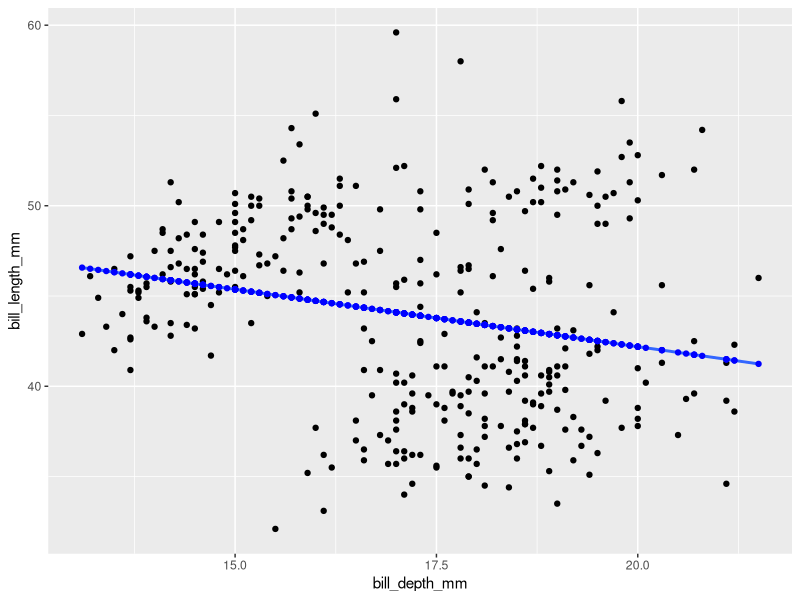
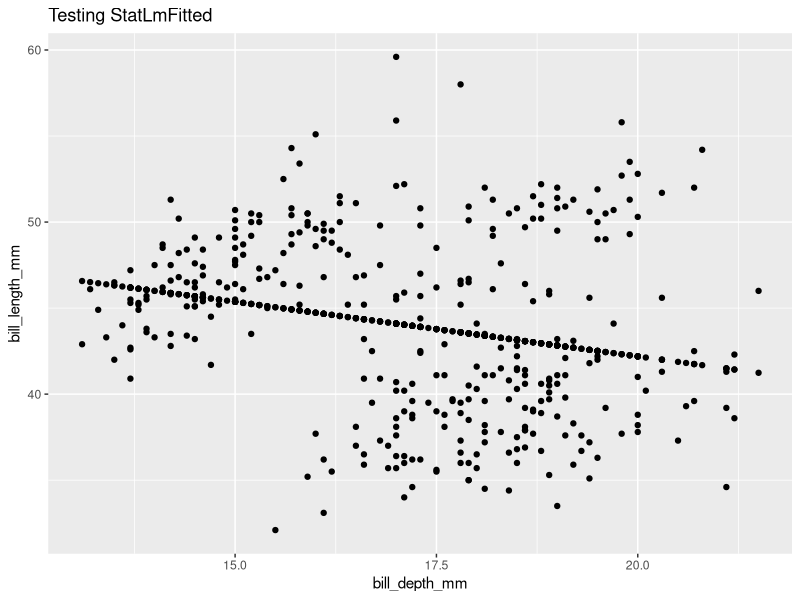
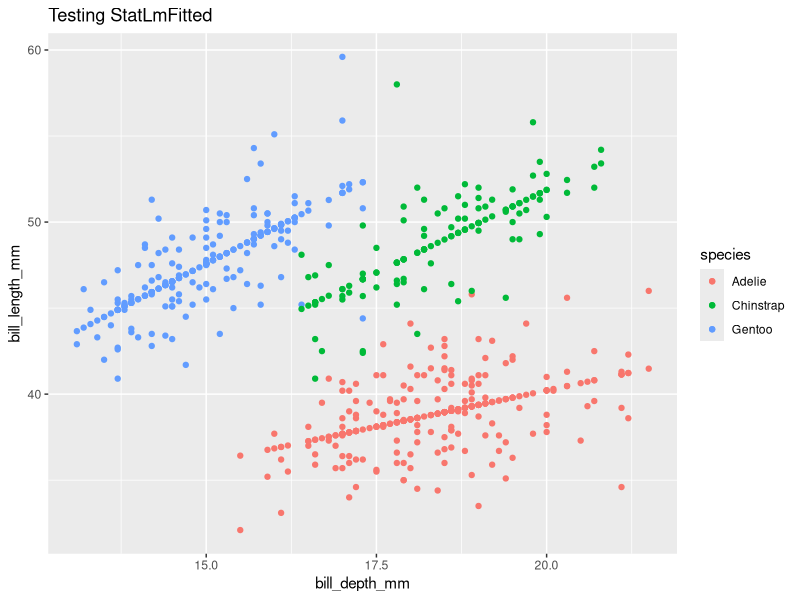
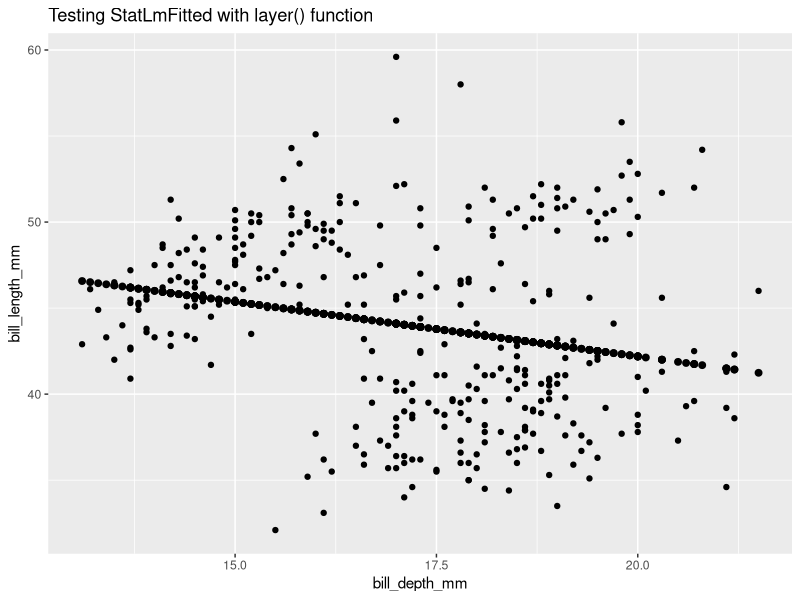

Generate these figures, in order, with R: (Note: this script raises an error after producing the figures.)
## ---- chunk 1
#| label: fitted_1

library(tidyverse)
penguins <- remove_missing(palmerpenguins::penguins)

model <- lm(formula = bill_length_mm ~ bill_depth_mm, 
            data = penguins) 

penguins_w_fitted <- penguins %>% 
  mutate(fitted = model$fitted.values)

penguins %>% 
  ggplot() + 
  aes(x = bill_depth_mm, y = bill_length_mm) +
  geom_point() + 
  geom_smooth(method = "lm", se = F) + 
  geom_point(data = penguins_w_fitted,
             aes(y = fitted),
             color = "blue")
## ---- chunk 2
layer_data(plot = last_plot(), 
           i = 2) # the fitted y (not the raw data y) is of interest
## ---- chunk 3
#| label: fitted_2

compute_group_lm_fitted<- function(data, scales){
  model<-lm(formula= y ~ x, data = data)
  data %>% 
    mutate(y=model$fitted.values)
}
## ---- chunk 4
## Test compute. 
penguins |>
  rename(x = bill_depth_mm, y = bill_length_mm) |>
  compute_group_lm_fitted()
## ---- chunk 5
#| label: fitted_3
StatFitted <- ggplot2::ggproto(`_class` = "StatFitted",
                                  `_inherit` = ggplot2::Stat,
                                  required_aes = c("x", "y"),
                                  compute_group = compute_group_lm_fitted)
## ---- chunk 6
names(ggplot2::Stat) # which elements exist in Stat
ggplot2::Stat$required_aes # generic some kind of NULL behaivor
## ---- chunk 7
penguins |> 
  ggplot() + 
  aes(x = bill_depth_mm,
      y = bill_length_mm) + 
  geom_point() + 
  geom_point(stat = StatFitted) + 
  labs(title = "Testing StatLmFitted")
## ---- chunk 8
last_plot() + 
  aes(color = species)

## ---- chunk 9
penguins |> 
  ggplot() + 
  aes(x = bill_depth_mm,
      y = bill_length_mm) + 
  geom_point() + 
  layer(geom = GeomPoint, 
        stat = StatFitted, 
        position = "identity", 
        params = list(size = 2)) + 
  labs(title = "Testing StatLmFitted with layer() function")
## ---- chunk 10
#| label: fitted_4

stat_fitted <- function(mapping = NULL, data = NULL, geom = "point", position = "identity", 
    ..., show.legend = NA, inherit.aes = TRUE) {
    layer(data = data, mapping = mapping, stat = StatFitted, 
        geom = geom, position = position, show.legend = show.legend, 
        inherit.aes = inherit.aes, params = list(na.rm = FALSE, 
            ...))
}
## ---- chunk 11
stat_identity
## ---- chunk 12
geom_fitted <- stat_fitted
## ---- chunk 13
# user-facing function
geom_index <- function(mapping = NULL, data = NULL, 
                         stat = "index", position = "identity", 
                         ..., show.legend = NA, inherit.aes = TRUE) 
{
    layer(data = data, mapping = mapping, stat = stat, 
        geom = GeomPoint, position = position, show.legend = show.legend, 
        inherit.aes = inherit.aes, params = rlang::list2(na.rm = FALSE, 
            ...))
}
## ---- chunk 14
#| label: fitted_5
penguins %>% 
  ggplot() + 
  aes(x = bill_depth_mm, y = bill_length_mm) +
  geom_point() + 
  geom_smooth(method= "lm")+
  geom_point_lm_fitted()
## ---- chunk 15
#| label: fitted_6
penguins %>% 
  ggplot() + 
  aes(x = bill_depth_mm, y = bill_length_mm) +
  geom_point() + 
  geom_smooth(method="lm", se= F) +
  geom_point_lm_fitted() + 
  facet_wrap(facets = vars(species))
